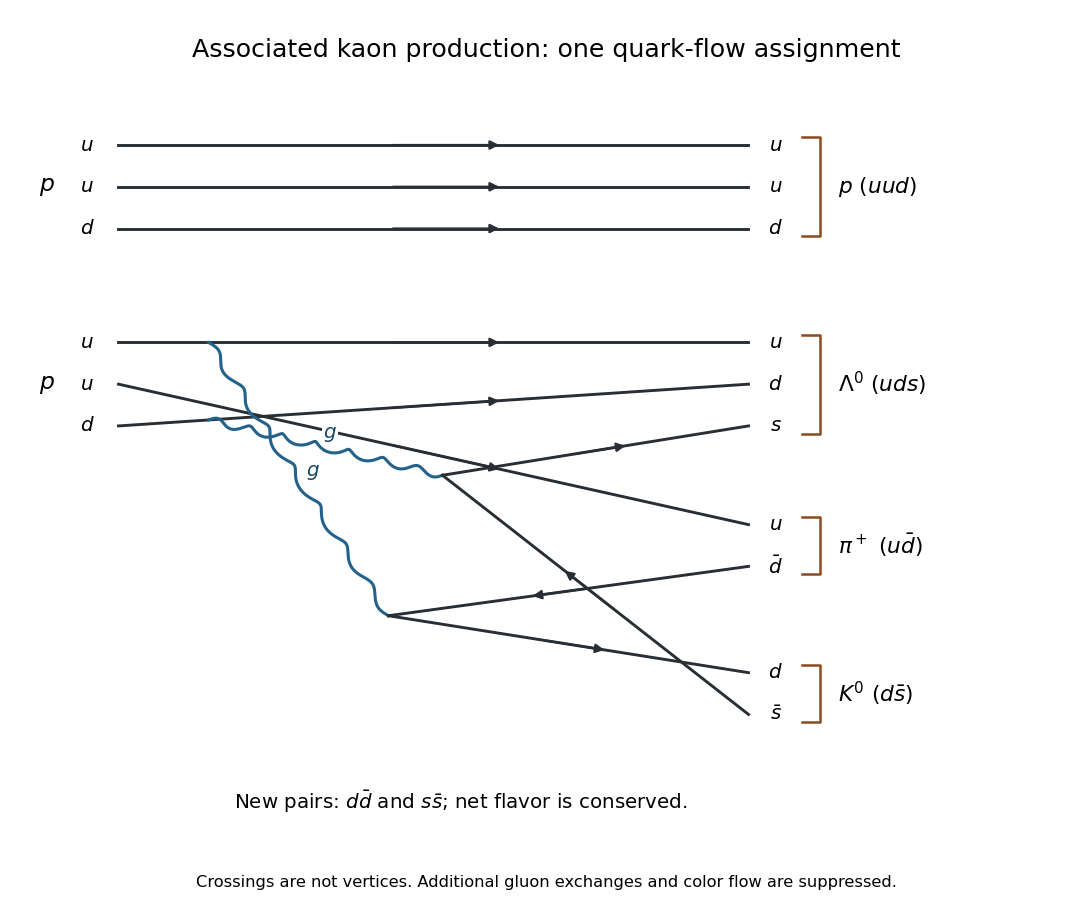

Reproduce this figure in Python.
"""Original solution figure; Python 3.14, NumPy 2.3.5, Matplotlib 3.10.7.

Dependencies are declared in the repository pyproject.toml. The only output is
this script's PNG basename in the caller's current working directory.
"""
from pathlib import Path
import matplotlib
matplotlib.use("Agg")
import matplotlib.pyplot as plt
import numpy as np


def line(ax, a, b, kind="fermion", reverse=False, label=None):
    a,b=np.asarray(a,dtype=float),np.asarray(b,dtype=float)
    d=b-a; n=np.array([-d[1],d[0]])/np.linalg.norm(d)
    if kind in ("wave","gluon"):
        t=np.linspace(0,1,300)
        phase=14*np.pi*t
        z=a[:,None]+d[:,None]*t+0.048*n[:,None]*np.sin(phase)
        if kind=="gluon":
            z+=0.035*(d/np.linalg.norm(d))[:,None]*(np.cos(phase)-1)*np.sin(np.pi*t)
        ax.plot(*z,color="#23628a",lw=1.7)
    else:
        ax.plot([a[0],b[0]],[a[1],b[1]],color="#282e33",lw=1.6)
        if kind=="fermion":
            v,w=(b,a) if reverse else (a,b)
            ax.annotate("",xy=v+.61*(w-v),xytext=v+.43*(w-v),
                        arrowprops=dict(arrowstyle="-|>",color="#282e33",lw=1.25))
    if label:
        pos=(a+b)/2+.18*n
        ax.text(*pos,label,ha="center",va="center",fontsize=11,color="#164866",
                bbox=dict(facecolor="white",edgecolor="none",pad=.5))


def txt(ax,x,y,s,size=12,**kw):
    ax.text(x,y,s,ha="center",va="center",fontsize=size,**kw)


def setup(ax,xlim=(-.2,7.1),ylim=(-1,3.7)):
    ax.set_xlim(*xlim);ax.set_ylim(*ylim);ax.axis("off")


def dot(ax,*v):
    ax.plot(*v,"o",color="#282e33",ms=3)


def save(fig):
    fig.savefig(Path.cwd()/Path(__file__).with_suffix(".png").name,
                dpi=130,facecolor="white",transparent=False)
    plt.close(fig)


def main():
    fig,ax=plt.subplots(figsize=(8.4,7.0))
    # The six incoming valence lines and their outgoing flavor assignments.
    incoming=[(9.2,9.2,"u"),(8.65,8.65,"u"),(8.1,8.1,"d"),
              (6.6,6.6,"u"),(6.05,4.2,"u"),(5.5,6.05,"d")]
    for ya,yb,q in incoming:
        line(ax,(1,ya),(8,yb));txt(ax,.65,ya,"$"+q+"$",11);txt(ax,8.3,yb,"$"+q+"$",11)
    v1=(4,3.0);v2=(4.6,4.85)
    line(ax,(2,6.6),v1,"gluon",label=r"$g$")
    # Second emission is placed exactly on the incoming d line.
    line(ax,(2,5.5+.55/7),v2,"gluon",label=r"$g$")
    for v,end,lab,rev in [(v1,(8,3.65),r"$\bar d$",True),(v1,(8,2.25),r"$d$",False),
                          (v2,(8,5.5),r"$s$",False),(v2,(8,1.7),r"$\bar s$",True)]:
        line(ax,v,end,reverse=rev);txt(ax,8.3,end[1],lab,11)
    for lo,hi,name in [(8.0,9.3,r"$p\ (uud)$"),(5.4,6.7,r"$\Lambda^0\ (uds)$"),
                        (3.55,4.3,r"$\pi^+\ (u\bar d)$"),(1.6,2.35,r"$K^0\ (d\bar s)$")]:
        ax.plot([8.6,8.8,8.8,8.6],[lo,lo,hi,hi],color="#8a4c20",lw=1.4)
        ax.text(9.0,(lo+hi)/2,name,va="center",fontsize=12)
    txt(ax,.2,8.65,r"$p$",13);txt(ax,.2,6.05,r"$p$",13)
    txt(ax,4.8,.55,r"New pairs: $d\bar d$ and $s\bar s$; net flavor is conserved.",11)
    setup(ax,xlim=(-.1,11.6),ylim=(.1,10))
    ax.set_title("Associated kaon production: one quark-flow assignment",fontsize=14,pad=15)
    fig.text(.5,.025,"Crossings are not vertices. Additional gluon exchanges and color flow are suppressed.",ha="center",fontsize=9)
    fig.tight_layout(rect=(0,.06,1,.98));save(fig)

if __name__=="__main__":main()
